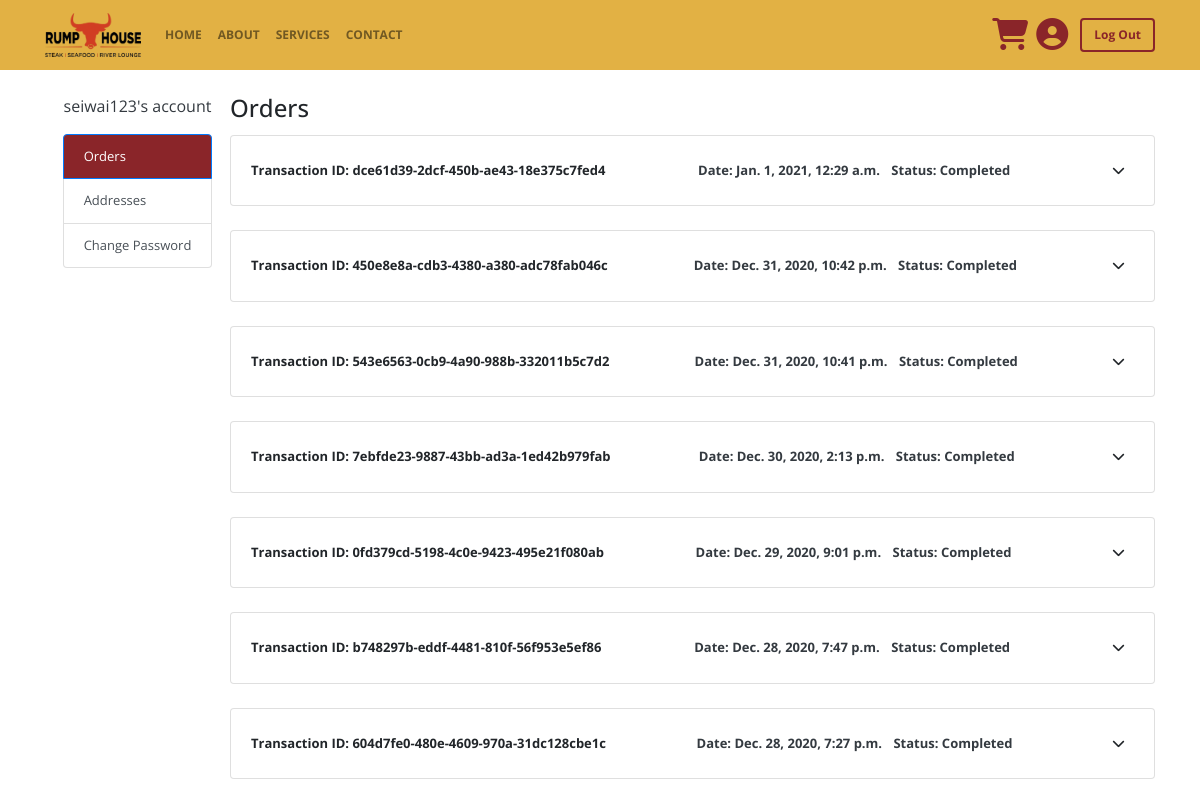
Before: /profile/Orders/ (signed in) with the older database file.
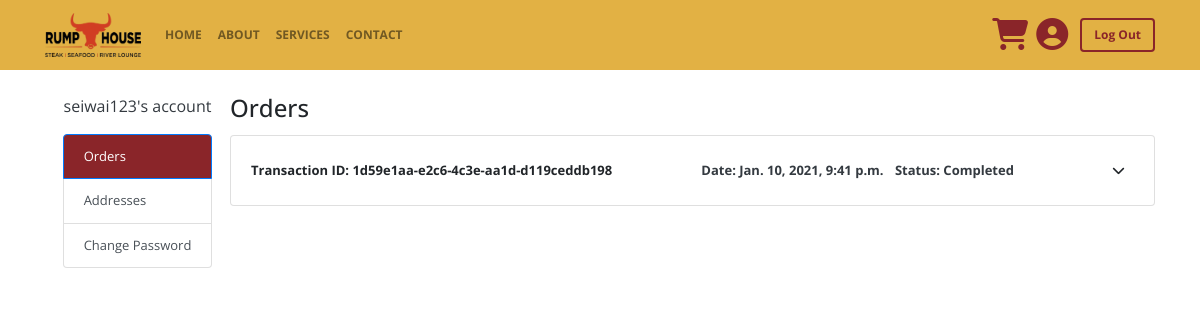
After: the same page with the newer database file.
### foodstore/models.py (models this page shows, shortened)
class Order(models.Model):
    customer = models.ForeignKey(Customer, on_delete=models.SET_NULL, null=True)
    date_created = models.DateTimeField(default=timezone.now)
    date_ordered = models.DateTimeField(null=True, blank=True)
    complete = models.BooleanField(default=False, null=True)
    transaction_id = models.UUIDField(null=True, blank=True)
    discount_code = models.ForeignKey(Voucher, on_delete=models.SET_NULL, null=True, blank=True)
    @property
    def get_cart_total(self):
        orderitems = self.orderitem_set.all()
        return f'{sum([item.get_total for item in orderitems]):.2f}'
    @property
    def get_discount_amount(self):
        if self.discount_code:
            if self.discount_code.discount_unit == 'Amount Off':
                discount = self.discount_code.discount
            elif self.discount_code.discount_unit == 'Percent Off':
                discount = self.discount_code.discount/100 * float(self.get_cart_total)
            return f'{discount:.2f}'
        return f'{0:.2f}'
    @property
    def get_delivery_fees(self):
        if float(self.get_cart_total):
            if (float(self.get_cart_total)-float(self.get_discount_amount)) < 30:
                return f'{8:.2f}'
        return f'{0:.2f}'
    @property
    def get_cart_grand_total(self):
        return f'{float(self.get_cart_total) + float(self.get_delivery_fees) - float(self.get_discount_amount):.2f}'

### foodstore/views.py (the view, shortened to what this page needs)
# urls.py: path('profile/<str:choice>/', views.ProfileView.as_view(), name='store-profile'),
class ProfileView(LoginRequiredMixin, ListView):
    template_name = 'foodstore/profile_orders.html'
    model = Order
    def get_orders_object_context(self, context, customer):
        orders = Order.objects.filter(customer=customer, complete=True).order_by('-date_ordered')
        context['orders'] = orders
        context['subtitle'] = 'Orders'
        context['title'] = 'Order History'
    def get_context_data(self, **kwargs):
        choice = self.kwargs.get('choice')
        context = super(ProfileView, self).get_context_data(**kwargs)
        customer, order = get_customer_and_order(self.request)
        context['kwargs'] = self.kwargs
        context['GET_subURL'] = ['Orders', 'Addresses', 'Change Password']
        if choice == 'Orders':
            self.get_orders_object_context(context, customer)
        elif choice == 'Addresses':
            self.get_address_object_context(context, customer)
        elif choice == 'Change Password':
            self.get_password_change_form_context(context)
        elif choice == 'Change Password Success':
            self.get_password_change_success_context(context)
        return context

### foodstore/models.py (called while the page is built)
    @property
    def imageURL(self):
        try:
            url = self.image.url
        except:
            url = ''
        return url

    @property
    def get_total(self):
        return self.product.price * self.quantity

### foodstore/utils.py (called while the page is built)
def get_customer_and_order(request):
    customer, created = Customer.objects.get_or_create(user=request.user, email=request.user.email, firstName=request.user.first_name, lastName=request.user.last_name)
    order, created = Order.objects.get_or_create(customer=customer, complete=False)
    return customer, order

### foodstore/templates/foodstore/profile_orders.html (shortened to what this page needs)
{% extends 'foodstore/profile_base.html' %}
{% load static %}
{% block profileContent %}
    {% if orders %}
        {% for order in orders %}
            <div class="card w-100 mb-4 font-small">
                <div class="card-body">
                    <div class="d-flex justify-content-between align-items-center font-weight-bold">
                        <div class="">Transaction ID: <span>{{ order.transaction_id }}</span></div>
                        <div class="">
                            <div class="text-dark d-inline mr-2">Date: <span>{{ order.date_ordered }}</span></div>
                            <div class="text-dark d-inline">Status: <span>{% if order.complete %} Completed {% else %} Pending {% endif %}</span></div>
                        </div>
                        <button class="btn font-small btn-sm" type="button" data-toggle="collapse" data-target="#orderID{{ order.id }}" aria-expanded="false" aria-controls="orderID{{ order.id }}">
                            <i class="fas fa-chevron-down"></i>
                        </button>
                    </div>
                </div>
            </div>
        {% endfor %}
    {% endif %}
{% endblock %}

### foodstore/templates/foodstore/profile_base.html
{% extends 'foodstore/base.html' %}
{% load static %}
{% block content %}
    <div class="container">
        <div id="profileContainer" class="d-flex">
                <aside class="col-lg-2">
                    <div class="side-sticky">
                        <div class="my-4">
                            <div class="row justify-content-center mb-3">
                                <div class="text-dark">{{ request.user }}'s account</div>
                            </div>
                            <div class="row justify-content-center">
                                <div id="profileChoices" class="list-group">
                                    {% for choice in GET_subURL %}
                                        {% if choice == kwargs.choice %}
                                            <a type="button" class="list-group-item list-group-item-action active" href="{% url 'store-profile' choice %}">{{ choice }}</a>
                                        {% else %}
                                            <a type="button" class="list-group-item list-group-item-action" href="{% url 'store-profile' choice %}">{{ choice }}</a>
                                        {% endif %}
                                    {% endfor %}
                                </div>
                            </div>
                        </div>
                    </div>
                </aside>
            <aside class="col-lg-10">
                <div class="my-4">
                    <div class="row">
                        <h4 id="accountTitle" class="card-title">{{ subtitle }}</h4>
                    </div>
                    <div id="accountContent" class="row justify-content-center">
                        {% block profileContent %}
                        {% endblock %}
                    </div>
                </div>
            </aside>
        </div>
    </div>
{% endblock %}

### foodstore/templates/foodstore/base.html (shortened to what this page needs)
{% load static %}
<!DOCTYPE html>
<html lang="en">
<head>
    <link rel="stylesheet" href="https://cdn.jsdelivr.net/npm/bootstrap@4.5.3/dist/css/bootstrap.min.css">
    <link rel="stylesheet" href="{% static '/foodstore/main.css' %}">
</head>
<body>
    <nav class="navbar navbar-expand-lg navbar-light sticky-top bg-mustard-yellow">
        <div class="container d-flex">
            <a class="navbar-brand" href="{% url 'store-home' %}">
                <img class="logo" src="{% static '/images/colored logo.png' %}" alt="" loading="lazy">
            </a>
            <div class="collapse navbar-collapse" id="navbarResponsive">
                <ul class="navbar-nav mr-auto">
                    <li class="nav-item nav-item-font font-color-brown my-auto">
                        <a class="nav-link" href="{% url 'store-home' %}">HOME</a>
                    </li>
                    <li class="nav-item nav-item-font font-color-brown my-auto">
                        <a class="nav-link" href="#">ABOUT</a>
                    </li>
                    <li class="nav-item nav-item-font font-color-brown my-auto">
                        <a class="nav-link" href="#">SERVICES</a>
                    </li>
                    <li class="nav-item nav-item-font font-color-brown my-auto">
                        <a class="nav-link" href="#">CONTACT</a>
                    </li>
                </ul>
            </div>
            <div class="ml-auto d-flex align-items-center">
                <a type="button" class="mr-2" href="{% url 'store-cart' %}">
                    <i class="fas fa-shopping-cart fa-2x fa-hover font-color-brown"></i>
                </a>
                {% if user.is_authenticated %}
                    <a class="mr-2" href="{% url 'store-profile' 'Orders' %}"><i class="p-0 fas fa-user-circle fa-2x fa-hover font-color-brown"></i></a>
                {% endif %}
            </div>
            <ul class="desktop-right-nav navbar-nav d-block">
                {% if user.is_authenticated %}
                    <li class="nav-item ml-1 d-inline-block">
                        <a class="btn btn-default btn-hover bg-mustard-yellow font-color-brown outline-brown nav-item-font" href="{% url 'store-logout' %}">Log Out</a>
                    </li>
                {% endif %}
            </ul>
        </div>
    </nav>
    {% block content %}{% endblock %}
    </body>
</html>

### foodstore/static/foodstore/main.css (style rules this page uses)
body { font-family: 'Open Sans', sans-serif; }
.bg-mustard-yellow { background-color: rgb(226, 177, 68); }
.navbar-brand { width: 6rem; }
.logo { position: relative; width: 100%; }
.nav-item-font { font-size: 0.75rem; font-weight: bolder; }
.font-color-brown { color: rgb(138, 37, 41); }
.outline-brown { border: 2px solid; border-radius: .25rem; border-color: rgb(138, 37, 41); }
.fa-hover { transition: color 0.3s ease-out; }
.list-group { font-size: small; }
.list-group-item.active { background-color: rgb(138, 37, 41)!important; }
.font-small { font-size: small; }
.side-sticky { position: sticky!important; top: 90px; }

Changed rows visible on the page:
removed Order: transaction_id "dce61d39-2dcf-450b-ae43-18e375c7fed4", date_ordered "Jan. 1, 2021, 12:29 a.m.", complete "Completed"
removed Order: transaction_id "450e8e8a-cdb3-4380-a380-adc78fab046c", date_ordered "Dec. 31, 2020, 10:42 p.m.", complete "Completed"
removed Order: transaction_id "543e6563-0cb9-4a90-988b-332011b5c7d2", date_ordered "Dec. 31, 2020, 10:41 p.m.", complete "Completed"
removed Order: transaction_id "7ebfde23-9887-43bb-ad3a-1ed42b979fab", date_ordered "Dec. 30, 2020, 2:13 p.m.", complete "Completed"
removed Order: transaction_id "0fd379cd-5198-4c0e-9423-495e21f080ab", date_ordered "Dec. 29, 2020, 9:01 p.m.", complete "Completed"
removed Order: transaction_id "b748297b-eddf-4481-810f-56f953e5ef86", date_ordered "Dec. 28, 2020, 7:47 p.m.", complete "Completed"
removed Order: transaction_id "604d7fe0-480e-4609-970a-31dc128cbe1c", date_ordered "Dec. 28, 2020, 7:27 p.m.", complete "Completed"
added Order: transaction_id "1d59e1aa-e2c6-4c3e-aa1d-d119ceddb198", date_ordered "Jan. 10, 2021, 9:41 p.m.", complete "Completed"
